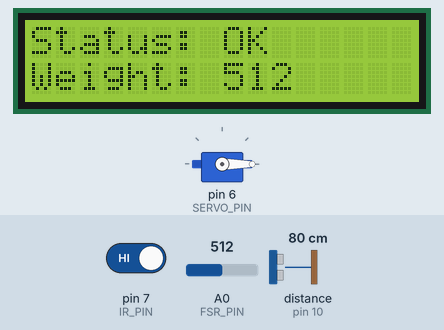
Simulated run of this sketch. Board: Arduino Uno, built with avr-gcc and run on an emulated ATmega328P. Shown: servo, 16×2 character LCD. Wiring (inferred from the names in the program): ultrasonic range finder: trigger pin 9; echo pin 10. The test bench sets the inputs (shaded band); at power-on: A0 (FSR_PIN) = 512, distance to the obstacle (sensor on pin 10) 80 cm, pin 7 (IR_PIN) HIGH. The echo pulse lasts 58.3 µs per cm.

Above: at 1.7 s.
1.8 s: A0 (FSR_PIN) set to 592
At 2.5 s:
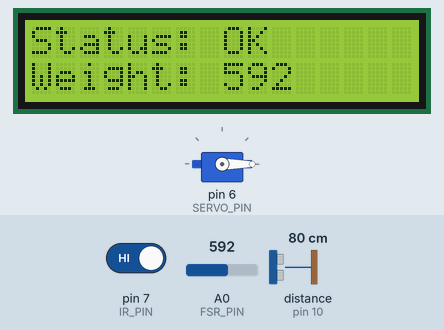
3.4 s: A0 (FSR_PIN) set to 608
At 3.8 s:
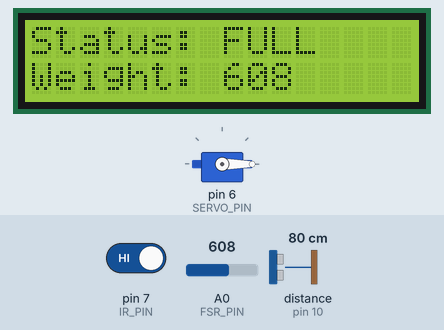
4.9 s: distance to the obstacle (sensor on pin 10) set to 23 cm
At 7.7 s:
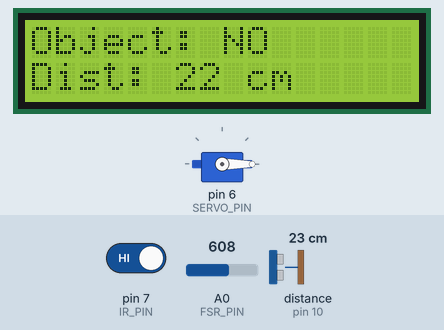
7.9 s: distance to the obstacle (sensor on pin 10) set to 18 cm
At 8.9 s:
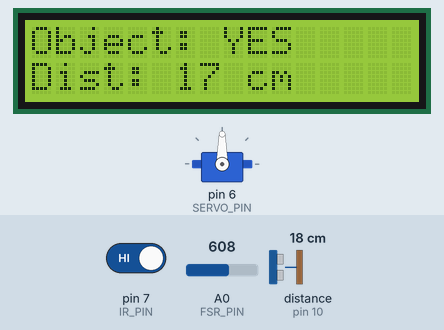
9.5 s: pin 7 (IR_PIN) driven LOW
At 10.0 s:
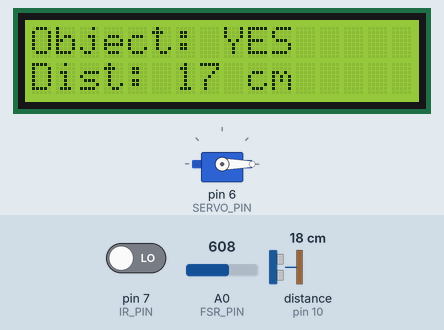
11.1 s: pin 7 (IR_PIN) driven HIGH
At 14.8 s:
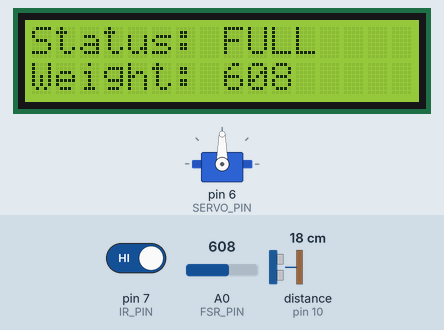
Timing chart, 0 to 15.1 s (numbered marks = the images above; inputs shaded):
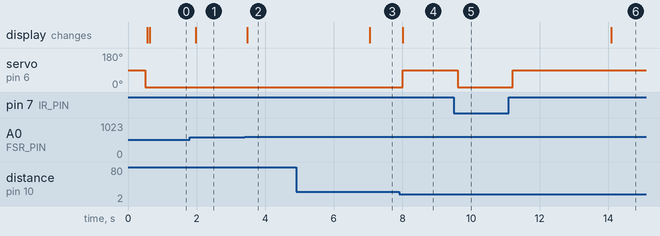

Measured:
- the behaviour switches between 600 and 601 on A0 (FSR_PIN) (found by bisection; images 1 and 2)
- the behaviour switches between 21 and 20 cm on distance to the obstacle (sensor on pin 10) (found by bisection; images 3 and 4)
- after the input at 1.8 s, the display: changes after 0.17 s (image 1)
- after the input at 3.4 s, the display: changes after 0.07 s (image 2)
- after the input at 4.9 s, the display: changes after 2.2 s (image 3)
- after the input at 7.9 s, servo on pin 6 (SERVO_PIN): 0° → 90° after 0.12 s; the display: changes after 0.12 s (image 4)
- after the input at 9.5 s, servo on pin 6 (SERVO_PIN): 90° → 0° after 0.11 s
- after the input at 11.1 s, servo on pin 6 (SERVO_PIN): 0° → 90° after 0.11 s

The sketch:

Smart_dustbin.ino
```cpp
#include <Servo.h>              // Include library to control servo motor
#include <Wire.h>               // Include I2C communication library
#include <LiquidCrystal_I2C.h>  // Include LCD I2C library

Servo lidServo;                 // Create servo object to control lid
LiquidCrystal_I2C lcd(0x27, 16, 2); // Create LCD object (address 0x27, 16x2 display)

// Pins
#define TRIG_PIN 9              // Ultrasonic trigger pin
#define ECHO_PIN 10             // Ultrasonic echo pin
#define SERVO_PIN 6             // Servo signal pin
#define IR_PIN 7                // IR sensor pin (detects full bin)
#define FSR_PIN A0              // Force sensor pin (weight detection)

#define DIST_THRESHOLD 20       // Distance threshold (cm) to open lid

bool lidOpen = false;           // Stores whether lid is open
bool waitingToClose = false;    // Stores whether closing delay has started

unsigned long closeDelayTimer = 0; // Stores time when delay to close starts
unsigned long screenTimer = 0;     // Stores last time LCD screen switched

int screen = 0;                 // 0 = screen 1, 1 = screen 2

// -------- Distance Function --------
long getDistance() {
  digitalWrite(TRIG_PIN, LOW);  // Ensure trigger pin is LOW
  delayMicroseconds(2);         // Small delay for stability

  digitalWrite(TRIG_PIN, HIGH); // Send HIGH pulse to ultrasonic sensor
  delayMicroseconds(10);        // Keep pulse HIGH for 10 microseconds
  digitalWrite(TRIG_PIN, LOW);  // Turn off pulse

  long duration = pulseIn(ECHO_PIN, HIGH, 30000); // Measure echo time (max 30ms)

  if (duration == 0) return 999; // If no echo, return large value (no object)

  return duration * 0.034 / 2;  // Convert time to distance in cm
}

// -------- Setup --------
void setup() {
  pinMode(TRIG_PIN, OUTPUT);   // Set trigger pin as output
  pinMode(ECHO_PIN, INPUT);    // Set echo pin as input
  pinMode(IR_PIN, INPUT);      // Set IR sensor pin as input

  lidServo.attach(SERVO_PIN);  // Attach servo to defined pin
  delay(500);                  // Wait for servo to stabilize
  lidServo.write(0);           // Set lid to closed position (0°)

  lcd.init();                  // Initialize LCD
  lcd.backlight();             // Turn on LCD backlight

  Serial.begin(9600);          // Start serial communication (debugging)
}

// -------- Main Loop --------
void loop() {

  // -------- SENSOR READINGS --------
  long d1 = getDistance();     // First distance reading
  delay(30);                   // Small delay for accuracy
  long d2 = getDistance();     // Second distance reading
  long distance = (d1 + d2) / 2; // Average both readings

  int fsrValue = analogRead(FSR_PIN); // Read weight sensor value (0–1023)
  int irStatus = digitalRead(IR_PIN); // Read IR sensor (LOW = full, HIGH = not full)

  unsigned long currentMillis = millis(); // Get current time in milliseconds

  // -------- SERVO CONTROL --------

  if (irStatus == LOW) {       // If bin is full (IR blocked)
    lidServo.write(0);         // Keep lid closed
    lidOpen = false;           // Update state (lid is closed)
    waitingToClose = false;    // Cancel any closing delay
  }

  else if (distance < DIST_THRESHOLD && distance != 999) { // If hand/object is near
    lidServo.write(90);        // Open lid (90°)
    lidOpen = true;            // Mark lid as open
    waitingToClose = false;    // Cancel any closing delay
  }

  else {                       // If no object detected
    if (lidOpen && !waitingToClose) { // If lid was open and delay not started
      closeDelayTimer = currentMillis; // Start closing timer
      waitingToClose = true;           // Mark delay started
    }

    if (waitingToClose && currentMillis - closeDelayTimer > 3000) { // After 3 sec
      lidServo.write(0);        // Close lid
      lidOpen = false;          // Update state
      waitingToClose = false;   // Reset delay state
    }
  }

  // -------- SCREEN SWITCH (7 SECONDS) --------
  if (currentMillis - screenTimer > 7000) { // If 7 seconds passed
    screen = !screen;          // Toggle between screen 0 and 1
    screenTimer = currentMillis; // Reset screen timer
  }

  // -------- LCD DISPLAY --------
  lcd.setCursor(0, 0);         // Set cursor to first row

  if (screen == 0) {           // If screen 1 is active
    if (irStatus == LOW || fsrValue > 600) { // If bin is full
      lcd.print("Status: FULL "); // Display FULL
    } else {
      lcd.print("Status: OK   "); // Display OK
    }

    lcd.setCursor(0, 1);       // Move to second row
    lcd.print("Weight: ");
    lcd.print(fsrValue);       // Display weight value
    lcd.print("   ");          // Clear leftover characters
  }
  else {                       // If screen 2 is active
    if (distance < DIST_THRESHOLD) { // If object detected
      lcd.print("Object: YES  "); // Show YES
    } else {
      lcd.print("Object: NO   "); // Show NO
    }

    lcd.setCursor(0, 1);       // Move to second row
    lcd.print("Dist: ");
    lcd.print(distance);       // Show distance
    lcd.print(" cm   ");       // Add unit and clear space
  }

  delay(100);                  // Small delay for stable operation
}
```
